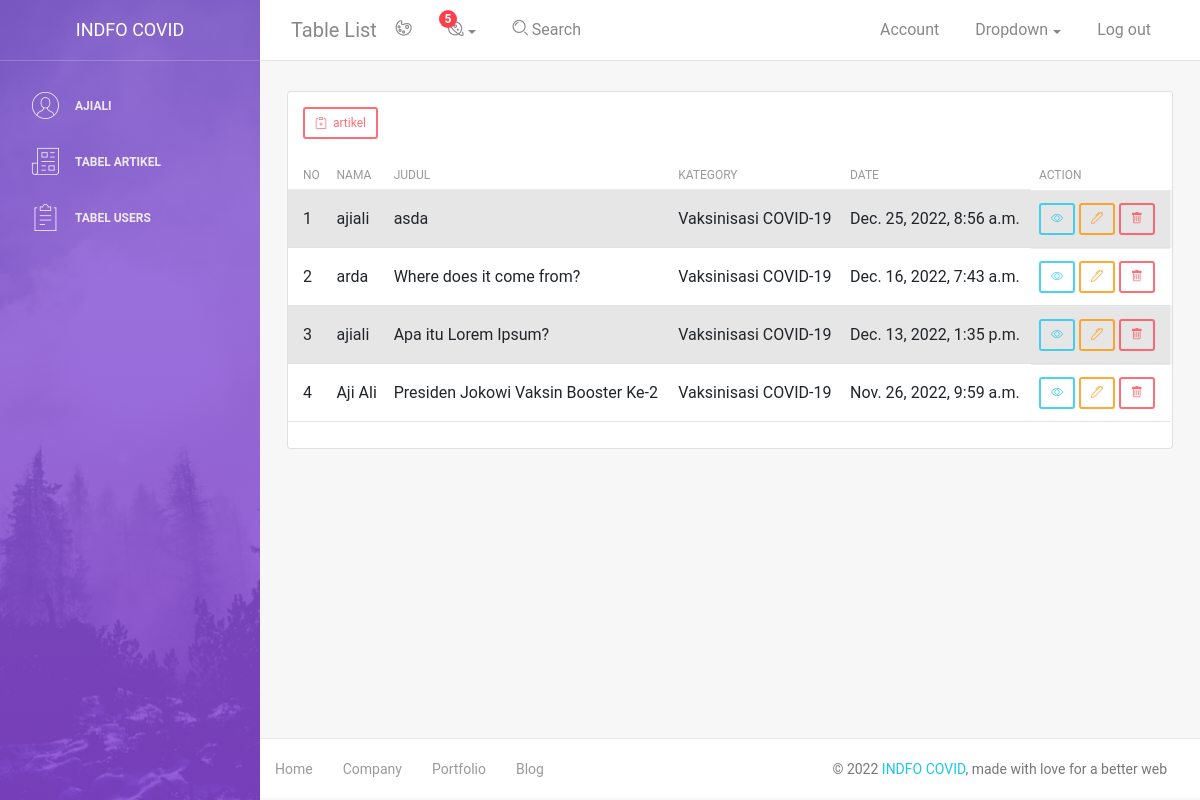
Screenshot of /dashboard/artikel/ (signed in) with the database file from the repository.
### blog/models.py (models this page shows)
class Artikel(models.Model):
    nama = models.CharField(max_length=100, blank=True, null=True)
    judul = models.CharField(max_length=100)
    body = RichTextUploadingField(blank=True, null=True,
                                    config_name='special',
                                    external_plugin_resources=[(
                                        'youtube',
                                        '/static/ckeditor_plugins/youtube/youtube/',
                                        'plugin.js',
                                    )],
    )
    kategory = models.ForeignKey(Kategori, on_delete=models.CASCADE)
    date = models.DateTimeField(auto_now_add=True)
    def __str__ (self):
        return "{} - {}".format(self.nama, self.judul)
    class Meta:
        ordering = ['-date']
        verbose_name_plural = "Artikel"

class Kategori(models.Model):
    nama = models.CharField(max_length=100)
    def __str__ (self):
        return self.nama
    class Meta:
        verbose_name_plural = "Kategori"

### blog/views.py (the view)
# urls.py: path('artikel/', artikel, name='tabel_artikel'),
@login_required
def artikel(request):
    user = User.objects.first()
    if request.user.groups.filter(name="operator").exists():
        user.has_perm('artikel.tambah_artikel')
        user.has_perm('artikel.edit_artikel')
        user.has_perm('artikel.hapus_artikel')
        user.has_perm('artikel.lihat_artikel')
        print("user adalah operator")
    else:
        print("user bukan opertaor")
    template_name = "back/tabel_artikel.html"
    artikel = Artikel.objects.all()
    print(artikel)
    context = {
        'title' : 'Tabel Artikel',
        'artikel' : artikel,
    }
    return render(request, template_name, context)

### templates/back/tabel_artikel.html
{% extends 'back/base.html' %}
{% block content %}
<div class="content">
    <div class="container-fluid">
        <div class="row">
            <div class="col-md-18">
                <div class="card strpied-tabled-with-hover">
                    <div class="card-header ">
                        <a class="btn btn-sm btn-danger" href="{% url 'tambah_artikel' %}"><i class="bi bi-clipboard-plus"></i>&nbsp; artikel</a>
                    </div>
                    <div class="card-body table-full-width table-responsive">
                        <table class="table table-hover table-striped">
                            <thead>
                                <th>No</th>
                                <th>Nama</th>
                                <th>Judul</th>
                                <th>Kategory</th>
                                <th>Date</th>
                                <th>Action</th>
                            </thead>
                            <tbody>
                                {% for i in artikel %}
                                <tr>
                                    <td>{{forloop.counter}}</td>
                                    <td>{{i.nama}}</td>
                                    <td>{{i.judul}}</td>
                                    <td>{{i.kategory}}</td>
                                    <td>{{i.date}}</td>
                                    <td>
                                    <a class="btn btn-sm btn-info" href="{% url 'lihat_artikel' i.id %}"><i class="bi bi-eye"></i></a> &nbsp;
                                    <a class="btn btn-sm btn-warning" href="{% url 'edit_artikel' i.id %}"><i class="bi bi-pen"></i></a>&nbsp;
                                    <a onclick="return confirm('yakin ingin menghapus?')" class="btn btn-sm btn-danger" href="{% url 'delete_artikel' i.id %}"><i class="bi bi-trash"></i></a>
                                    </td>
                                </tr>
                                {% endfor %}
                            </tbody>
                        </table>
                    </div>
                </div>
            </div>
        </div>
    </div>
</div>
{% endblock content %}

### templates/back/base.html (shortened to what this page needs)
{% load static %}
<!DOCTYPE html>
<html lang="en">
<head>
    <link href="https://cdn.jsdelivr.net/npm/bootstrap@5.2.2/dist/css/bootstrap.min.css" rel="stylesheet">
    <link rel="stylesheet" href="https://maxcdn.bootstrapcdn.com/font-awesome/latest/css/font-awesome.min.css" />
    <link rel="stylesheet" href="https://cdn.jsdelivr.net/npm/bootstrap-icons@1.3.0/font/bootstrap-icons.css">
    <link href="{% static 'back/css/bootstrap.min.css' %}" rel="stylesheet" />
    <link href="{% static 'back/css/light-bootstrap-dashboard.css' %}?v=2.0.0" rel="stylesheet" />
    <link href="{% static 'back/css/demo.css' %}" rel="stylesheet" />
</head>
<body>
    <div class="wrapper">
        <div class="sidebar" data-image="{% static 'back/img/sidebar-5.jpg' %}">
            {% include 'back/menu.html' %}
        </div>
        <div class="main-panel">
            <nav class="navbar navbar-expand-lg " color-on-scroll="500">
                <div class="container-fluid">
                    <a class="navbar-brand" href="#pablo"> Table List </a>
                    <div class="collapse navbar-collapse justify-content-end" id="navigation">
                        <ul class="nav navbar-nav mr-auto">
                            <li class="nav-item">
                                <a href="#" class="nav-link" data-toggle="dropdown">
                                    <i class="nc-icon nc-palette"></i>
                                </a>
                            </li>
                            <li class="dropdown nav-item">
                                <a href="#" class="dropdown-toggle nav-link" data-toggle="dropdown">
                                    <i class="nc-icon nc-planet"></i>
                                    <span class="notification">5</span>
                                </a>
                            </li>
                            <li class="nav-item">
                                <a href="#" class="nav-link">
                                    <i class="nc-icon nc-zoom-split"></i>
                                    <span class="d-lg-block">&nbsp;Search</span>
                                </a>
                            </li>
                        </ul>
                        <ul class="navbar-nav ml-auto">
                            <li class="nav-item">
                                <a class="nav-link" href="#pablo">
                                    <span class="no-icon">Account</span>
                                </a>
                            </li>
                            <li class="nav-item dropdown">
                                <a class="nav-link dropdown-toggle" href="http://example.com" id="navbarDropdownMenuLink" data-toggle="dropdown" aria-haspopup="true" aria-expanded="false">
                                    <span class="no-icon">Dropdown</span>
                                </a>
                            </li>
                            <li class="nav-item">
                                <a class="nav-link" href="{% url 'logout' %}">
                                    <span class="no-icon">Log out</span>
                                </a>
                            </li>
                        </ul>
                    </div>
                </div>
            </nav>
            {% block content %}
            {% endblock content %}
            <footer class="footer">
                <div class="container-fluid">
                    <nav>
                        <ul class="footer-menu">
                            <li>
                                <a href="#">
                                    Home
                                </a>
                            </li>
                            <li>
                                <a href="#">
                                    Company
                                </a>
                            </li>
                            <li>
                                <a href="#">
                                    Portfolio
                                </a>
                            </li>
                            <li>
                                <a href="#">
                                    Blog
                                </a>
                            </li>
                        </ul>
                        <p class="copyright text-center">
                            ©
                            <a href="{% url 'index' %}">INDFO COVID</a>, made with love for a better web
                        </p>
                    </nav>
                </div>
            </footer>
        </div>
    </div>
</body>
</html>

### templates/back/menu.html
{% load static %}
<div class="sidebar-wrapper">
    <div class="logo">
        <a href="{% url 'index' %}" class="simple-text">
            INDFO COVID
        </a>
    </div>
    <ul class="nav">
        <li>
            <a class="nav-link" href="./user.html">
                <i class="nc-icon nc-circle-09"></i>
                <p>
                    {{user}}
                </p>
            </a>
        </li>
        <li>
            <a class="nav-link" href="{% url 'tabel_artikel' %}">
                <i class="nc-icon nc-paper-2"></i>
                <p>Tabel Artikel</p>
            </a>
        </li>
        <li>
            <a class="nav-link" href="{% url 'tabel_users' %}">
                <i class="nc-icon nc-notes"></i>
                <p>Tabel Users</p>
            </a>
        </li>
    </ul>
</div>

### rows the page displays
Artikel: nama "ajiali", judul "asda", kategory "Vaksinisasi COVID-19", date "Dec. 25, 2022, 8:56 a.m."
Artikel: nama "arda", judul "Where does it come from?", kategory "Vaksinisasi COVID-19", date "Dec. 16, 2022, 7:43 a.m."
Artikel: nama "ajiali", judul "Apa itu Lorem Ipsum?", kategory "Vaksinisasi COVID-19", date "Dec. 13, 2022, 1:35 p.m."
Artikel: nama "Aji Ali", judul "Presiden Jokowi Vaksin Booster Ke-2", kategory "Vaksinisasi COVID-19", date "Nov. 26, 2022, 9:59 a.m."

### other values shown
{{ user }} "AJIALI"
